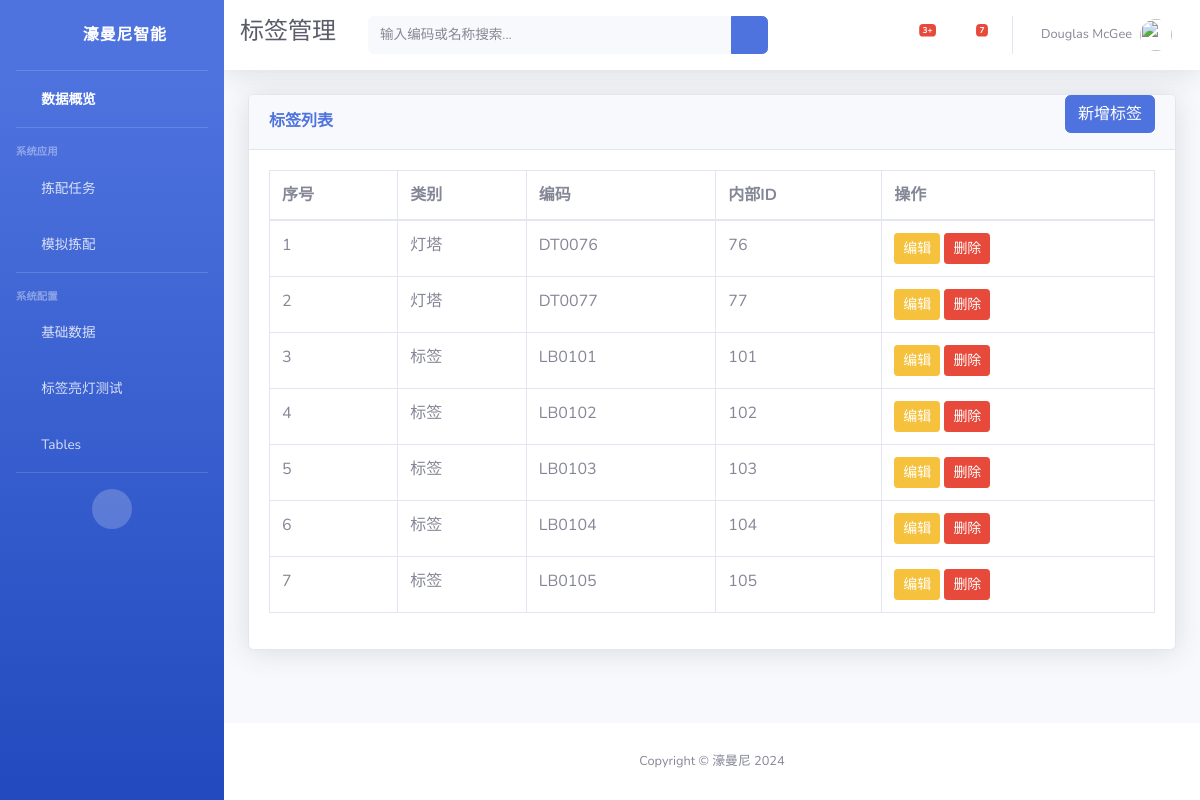
/ptl/labels/, run on the app's committed database.
### ptl/models.py (models this page shows, shortened)
class Label(models.Model):
    type = models.CharField(max_length=50, blank=True, null=True, verbose_name='标签类型',
                            choices=(('section', '灯塔'), ('node', '标签')))
    code = models.CharField(max_length=50, blank=True, null=True, verbose_name='标签外部编码')
    internal_id = models.IntegerField(blank=True, null=True, unique=True, verbose_name='标签内部ID')
    create_time = models.DateTimeField(auto_now_add=True, verbose_name='创建时间')
    update_time = models.DateTimeField(auto_now=True, verbose_name='更新时间')
    class Meta:
        verbose_name = '标签信息'
        verbose_name_plural = verbose_name

### ptl/views.py (the view)
# urls.py: path('labels/', LabelListView.as_view(), name='label_list'),
class LabelListView(ListView):
    model = Label
    template_name = 'ptl/label_list.html'
    context_object_name = 'labels'
    extra_context = {"menu_title": "标签管理"}

### ptl/templates/ptl/label_list.html (shortened to what this page needs)
{% extends "base.html" %}
{% block topbar %}
    <form class="d-none d-sm-inline-block form-inline mr-auto ml-md-3 my-2 my-md-0 mw-100 navbar-search">
        <div class="input-group">
            <input type="text" class="form-control bg-light border-0 small" placeholder="输入编码或名称搜索..."
                   aria-label="Search" aria-describedby="basic-addon2">
            <div class="input-group-append">
                <button class="btn btn-primary" type="button">
                    <i class="fas fa-search fa-sm"></i>
                </button>
            </div>
        </div>
    </form>
{% endblock %}
{% block page_content %}
    <div class="card shadow mb-4">
        <div class="card-header py-0 d-flex justify-content-between align-items-center">
            <h6 class="m-0 font-weight-bold text-primary">标签列表</h6>
            <a href="{% url 'ptl:label_create' %}" class="btn btn-primary mb-3">新增标签</a>
        </div>
        <div class="card-body">
            <div class="table-responsive">
                <table class="table table-bordered" id="dataTable" width="100%" cellspacing="0">
                    <thead>
                    <tr>
                        <th>序号</th>
                        <th>类别</th>
                        <th>编码</th>
                        <th>内部ID</th>
                        <th>操作</th>
                    </tr>
                    </thead>
                    <tbody>
                    {% for label in labels %}
                        <tr>
                            <td>{{ forloop.counter }}</td>
                            <td>{{ label.get_type_display }}</td>
                            <td>{{ label.code }}</td>
                            <td>{{ label.internal_id }}</td>
                            <td>
                                <a href="{% url 'ptl:label_update' label.id %}"
                                   class="btn btn-sm btn-warning">编辑
                                </a>
                                <a class="btn btn-sm btn-danger"
                                   href="{% url 'ptl:label_delete' label.id %}"
                                   data-toggle="modal"
                                   data-target="#deleteLabelModal"
                                   data-id="{{ label.id }}"
                                   data-name="{{ label.get_type_display }}-{{ label.internal_id }}"
                                   data-url="{% url 'ptl:label_delete' label.id %}"
                                >删除
                                </a>
                            </td>
                        </tr>
                    {% endfor %}
                    </tbody>
                </table>
            </div>
        </div>
    </div>
{% endblock %}

### data on the page
Label: type "灯塔", code "DT0076", internal_id "76"
Label: type "灯塔", code "DT0077", internal_id "77"
Label: type "标签", code "LB0101", internal_id "101"
Label: type "标签", code "LB0102", internal_id "102"
Label: type "标签", code "LB0103", internal_id "103"
Label: type "标签", code "LB0104", internal_id "104"
Label: type "标签", code "LB0105", internal_id "105"

### other printed values
{{ menu_title | default:'濠曼尼智能亮灯拣配系统' }} "标签管理"
